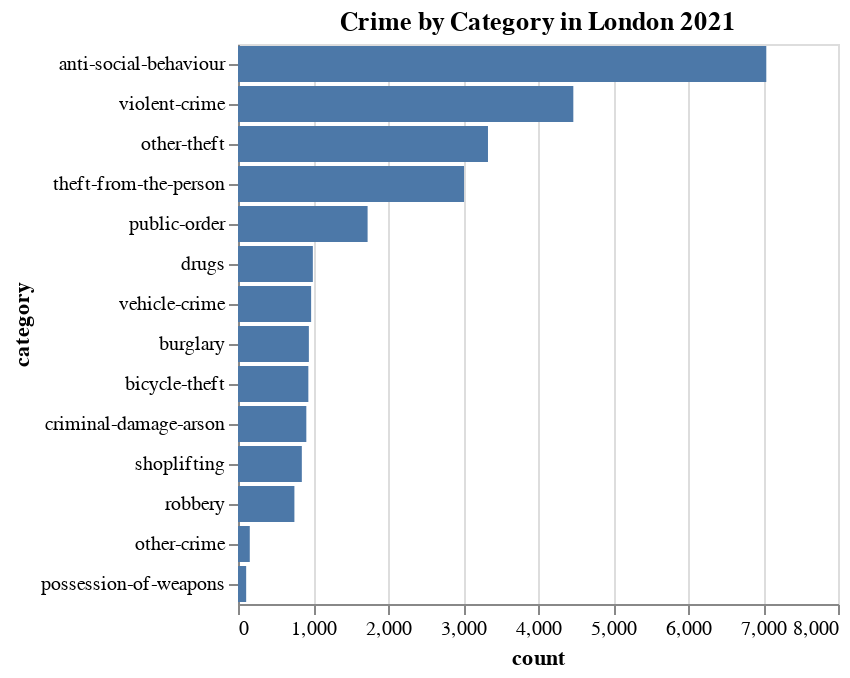

Write notebook code for a chart like this one.
### Code cell
import altair as alt
import pandas as pd

chart = alt.Chart(crimecategorylondon2022).mark_bar().encode(
    x='count:Q',
    y=alt.Y('category:N', sort='-x'),
    tooltip=['category:N', 'count:Q'] 
).properties(
    title='Crime by Category in London 2021'  # Add a title to the chart
)



chart

### Figure 1 — Vega-Lite specification as saved in the notebook (floating-point values rounded to 4 significant figures)
{"config": {"view": {"continuousWidth": 300, "continuousHeight": 300}}, "data": {"name": "data-1284a37ccd87de05c6f37ea0f46d433f"}, "mark": {"type": "bar"}, "encoding": {"tooltip": [{"field": "category", "type": "nominal"}, {"field": "count", "type": "quantitative"}], "x": {"field": "count", "type": "quantitative"}, "y": {"field": "category", "sort": "-x", "type": "nominal"}}, "title": "Crime by Category in London 2021", "$schema": "https://vega.github.io/schema/vega-lite/v5.16.3.json", "datasets": {"data-1284a37ccd87de05c6f37ea0f46d433f": [{"category": "anti-social-behaviour", "count": 7044}, {"category": "violent-crime", "count": 4471}, {"category": "other-theft", "count": 3333}, {"category": "theft-from-the-person", "count": 3014}, {"category": "public-order", "count": 1728}, {"category": "drugs", "count": 998}, {"category": "vehicle-crime", "count": 975}, {"category": "burglary", "count": 945}, {"category": "bicycle-theft", "count": 938}, {"category": "criminal-damage-arson", "count": 911}, {"category": "shoplifting", "count": 851}, {"category": "robbery", "count": 752}, {"category": "other-crime", "count": 157}, {"category": "possession-of-weapons", "count": 109}]}}
